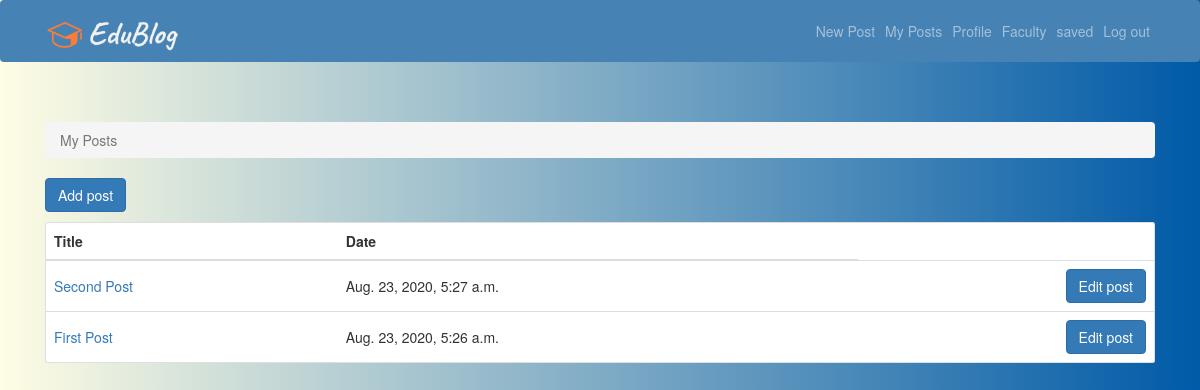
Screenshot of /posts/myposts/ (signed in) with the database file from the repository.
### posts/models.py (models this page shows, shortened)
class Post(models.Model):
    user = models.ForeignKey(User, related_name='posts',
                             on_delete=models.CASCADE)
    title=models.CharField(max_length=50)
    created_at = models.DateTimeField(auto_now=True)
    message =  RichTextField(blank=True,null=True)
    message_html = models.TextField(editable=False)
    likes = models.ManyToManyField(User, related_name='likes', blank=True)
    favourite = models.ManyToManyField(User, related_name='favorite', blank=True)
    pdf = models.FileField(null=True,blank=True)
    class Meta:
        ordering = ['-created_at']
        unique_together = ['user', 'message']

### posts/views.py (the view)
# urls.py: path('myposts/',views.ListPost.as_view(), name='myposts'),
@method_decorator([login_required, faculty_required], name='dispatch')
class ListPost(ListView):
    model = Post
    context_object_name = 'posts'
    template_name = 'posts/myposts.html'
    def get_queryset(self):
        self.user = User.objects.get(username=self.request.user)
        return Post.objects.filter(user=self.user)

### posts/templates/posts/myposts.html
{% extends 'base.html' %}
{% block content %}
  <nav aria-label="breadcrumb">
    <ol class="breadcrumb">
      <li class="breadcrumb-item active" aria-current="page">My Posts</li>
    </ol>
  </nav>
  <a href="{% url 'posts:create' %}" class="btn btn-primary mb-3" role="button">Add post</a>
  <div class="card">
    <table class="table mb-0">
      <thead>
        <tr>
          <th>Title</th>
          <th>Date</th>
        </tr>
      </thead>
      <tbody>
        {% for post in posts %}
          <tr>
            <td class="align-middle"><a href="{% url 'posts:post-detail' post.pk %}">{{ post.title }}</a></td>
            <td class="align-middle">{{post.created_at }}</td>
            <td class="text-right">
              <a href="{% url 'posts:update' post.pk %}" class="btn btn-primary">Edit post</a>
            </td>
          </tr>
        {% empty %}
          <tr>
            <td class="bg-light text-center font-italic" colspan="5">You haven't created any post yet.</td>
          </tr>
        {% endfor %}
      </tbody>
    </table>
  </div>
{% endblock %}

### templates/base.html (style rules this page uses)
html, body { height: 100%; width: 100%; margin: 0; background-position: center; background-repeat: no-repeat; background-size: cover; background: #4CA1AF; background: -webkit-linear-gradient(to right, #C4E0E5, #4CA1AF); background: linear-gradient(to right, #C4E0E5, #4CA1AF); background: #2C3E50; background: -webkit-linear-gradient(to right, #4CA1AF, #2C3E50); background: linear-gradient(to right, #4CA1AF, #2C3E50); background: #E8CBC0; background: -webkit-linear-gradient(to right, #636FA4, #E8CBC0); background: linear-gradient(to right, #636FA4, #E8CBC0); background: #003973; background: -webkit-linear-gradient(to right, #E5E5BE, #003973); background: linear-gradient(to right, #E5E5BE, #003973); background: #3D7EAA; background: -webkit-linear-gradient(to right, #FFE47A, #3D7EAA); background: linear-gradient(to right, #FFE47A, #3D7EAA); background: #005AA7; background: -webkit-linear-gradient(to right, #FFFDE4, #005AA7); background: linear-gradient(to right, #FFFDE4, #005AA7); background: #4CA1AF; background: -webkit-linear-gradient(to right, #C4E0E5, #4CA1AF); background: linear-gradient(to right, #C4E0E5, #4CA1AF); background: #FFEEEE; background: -webkit-linear-gradient(to right, #DDEFBB, #FFEEEE); background: linear-gradient(to right, #DDEFBB, #FFEEEE); background: #FFEEEE; background: -webkit-linear-gradient(to left, #DDEFBB, #FFEEEE); background: linear-gradient(to left, #DDEFBB, #FFEEEE); background: #005AA7; background: -webkit-linear-gradient(to right, #FFFDE4, #005AA7); background: linear-gradient(to right, #FFFDE4, #005AA7); }

### rows the page displays
Post: title "Second Post", created_at "Aug. 23, 2020, 5:27 a.m."
Post: title "First Post", created_at "Aug. 23, 2020, 5:26 a.m."
